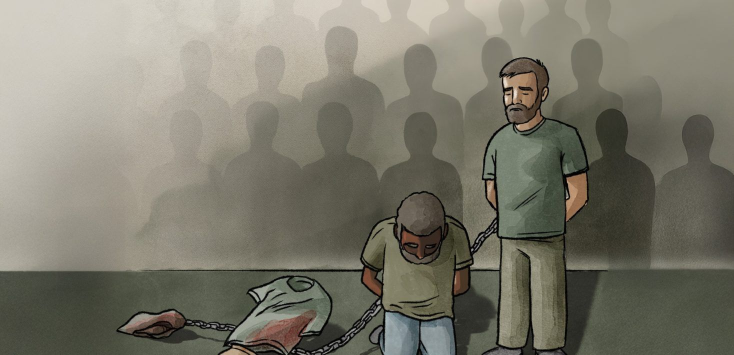
#> input picture img/amnesty-illustration-1468.jpg, 1468 x 710 px (shown at 1/2 size)
$ python share_images.py
#> lines starting #> are read from the running program, lines starting #| are printed output that depends on the picture
"""Make the share images from Amnesty International's illustration: python tools/share_images.py  (from the repo root)

The hero (blood drips, sword) risked being flagged by social platforms, so the share cards use the story's Amnesty
illustration instead (Mir, 2026-10-31). Crops from img/amnesty-illustration-1468.jpg (1468x710), saved in img/:
  share.jpg        1200x630   og:image, twitter:image   whole height, right-aligned
  share-16x9.jpg   1200x675   JSON-LD image             whole height, right-aligned
  share-4x3.jpg    1200x900                             the two men, shirt on the floor left out
  share-1x1.jpg    1200x1200                            the two men, shirt on the floor left out
Needs: pip install pillow.
"""
import os
from PIL import Image

ROOT = os.path.dirname(os.path.dirname(os.path.abspath(__file__)))
SRC = os.path.join(ROOT, 'img', 'amnesty-illustration-1468.jpg')
# name: (output size, crop box in the 1468x710 source); x >= 670 keeps out the shirt on the floor (to x 665) and its stain
CROPS = {
    'share.jpg': ((1200, 630), (116, 0, 1468, 710)),
    'share-16x9.jpg': ((1200, 675), (206, 0, 1468, 710)),
    'share-4x3.jpg': ((1200, 900), (670, 102, 1468, 700)),
    'share-1x1.jpg': ((1200, 1200), (680, 0, 1390, 710)),
}

im = Image.open(SRC).convert('RGB')
#> im is the input picture: PIL image 1468x710 RGB; mean R, G, B 124.5, 122.1, 108.8
for name, (size, box) in CROPS.items():
    out = os.path.join(ROOT, 'img', name)
    im.crop(box).resize(size, Image.LANCZOS).save(out, quality=86, optimize=True, progressive=True)
    print(name, size, box, os.path.getsize(out) // 1024, 'KB')
#> this loop made 4 passes
#> pass 1, `im.crop(box).resize(size, Image.LANCZOS).save(out, quality=86, optimiz..`:
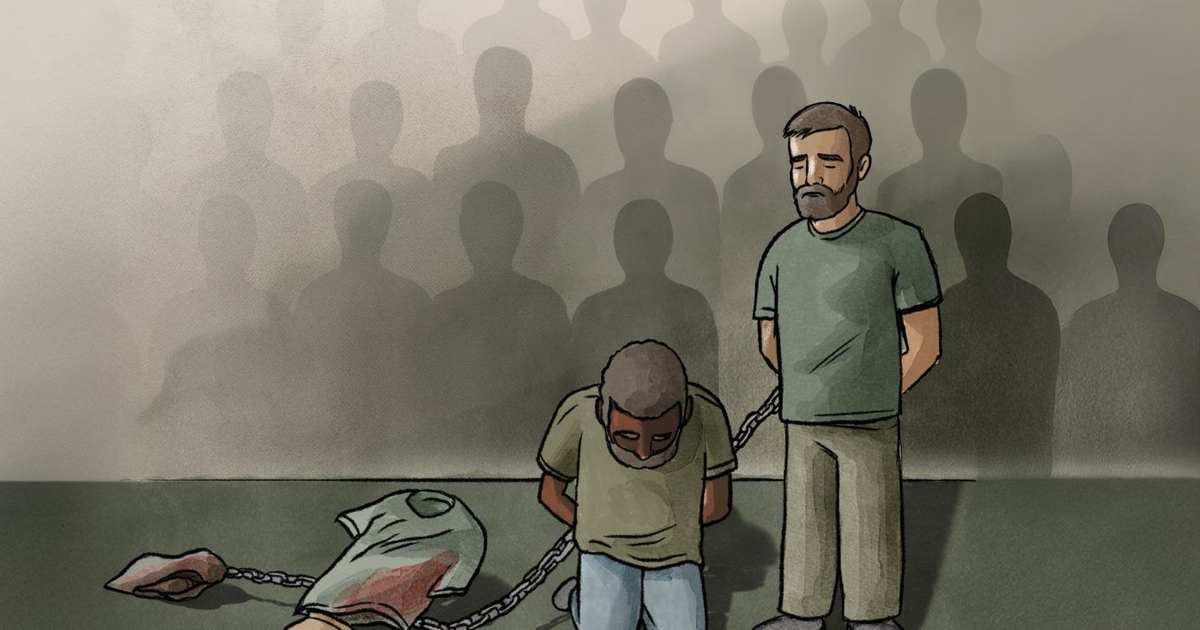
#> saved as share.jpg: PIL image 1200x630 RGB; mean R, G, B 121.4, 118.9, 105.5
#> pass 2, `im.crop(box).resize(size, Image.LANCZOS).save(out, quality=86, optimiz..`:
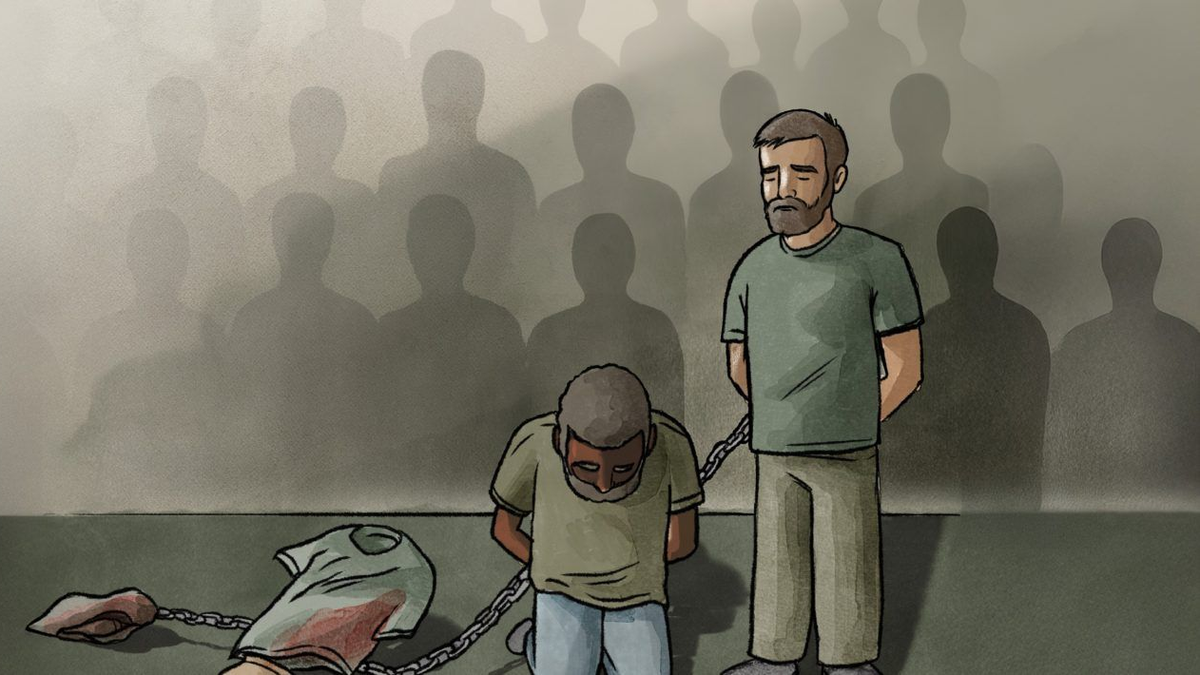
#> saved as share-16x9.jpg: PIL image 1200x675 RGB; mean R, G, B 119.2, 116.8, 103.2

$ run again, with img/nazrul-fb-d-606.jpg copied over img/amnesty-illustration-1468.jpg
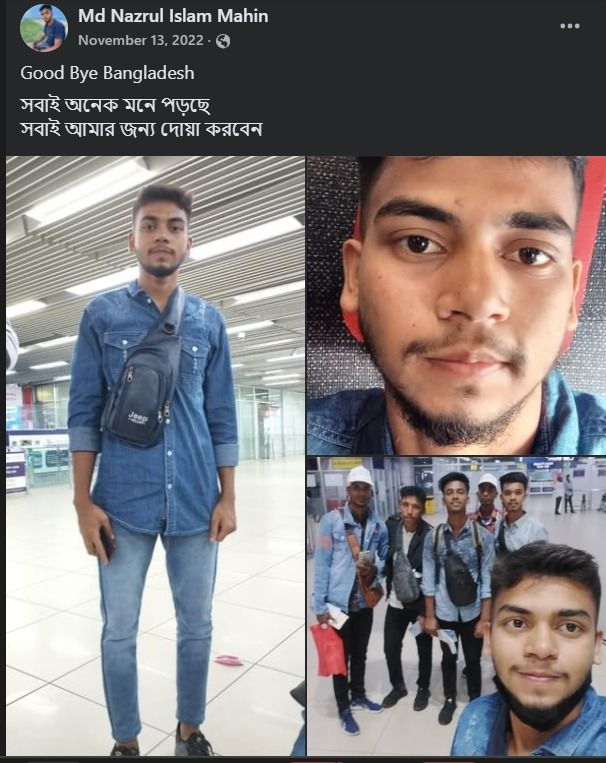
#> input picture img/nazrul-fb-d-606.jpg, 606 x 763 px
#> im is the input picture: PIL image 606x763 RGB; mean R, G, B 127.4, 122.7, 123.8
#> the loop `for name, (size, box) in CROPS.items():` made 4 passes
#> pass 1, `im.crop(box).resize(size, Image.LANCZOS).save(out, quality=86, optimiz..`:
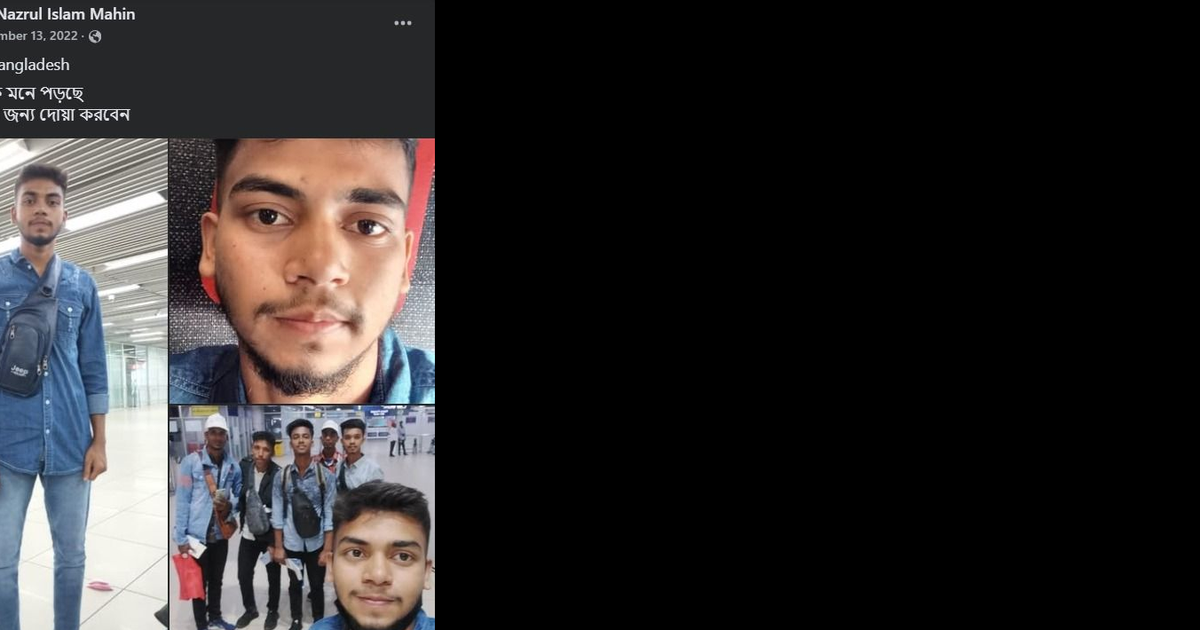
#> saved as share.jpg: PIL image 1200x630 RGB; mean R, G, B 44, 41.3, 41.6
#> pass 2, `im.crop(box).resize(size, Image.LANCZOS).save(out, quality=86, optimiz..`:
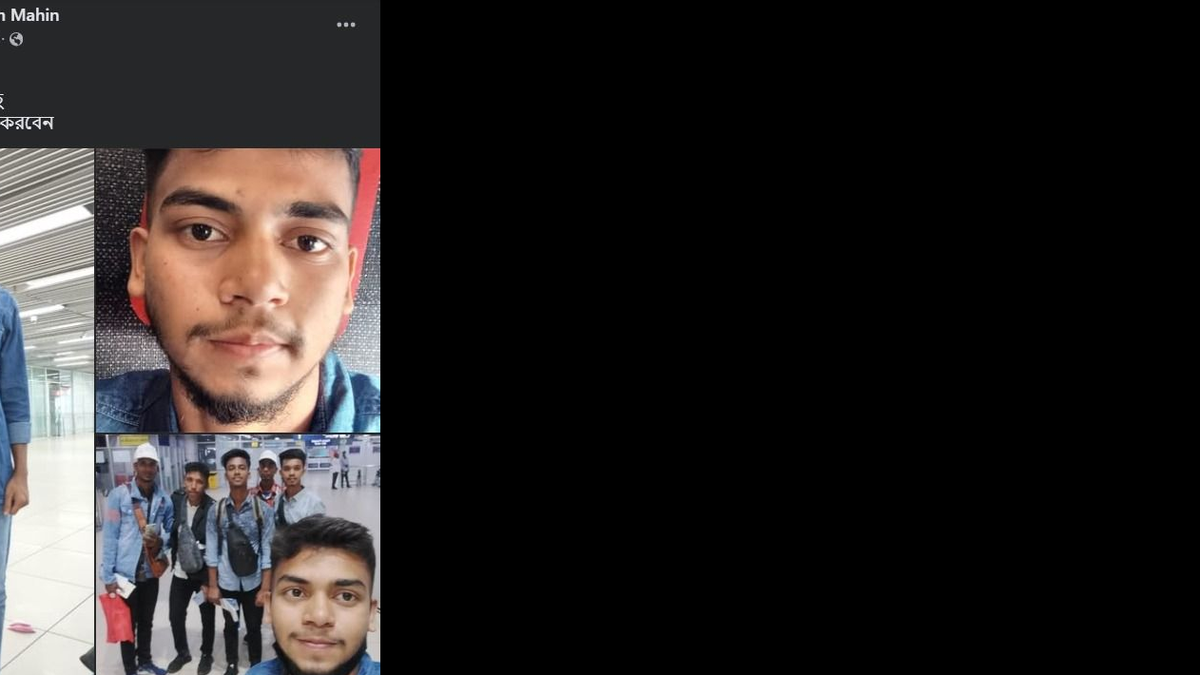
#> saved as share-16x9.jpg: PIL image 1200x675 RGB; mean R, G, B 39.6, 35.9, 35.3
